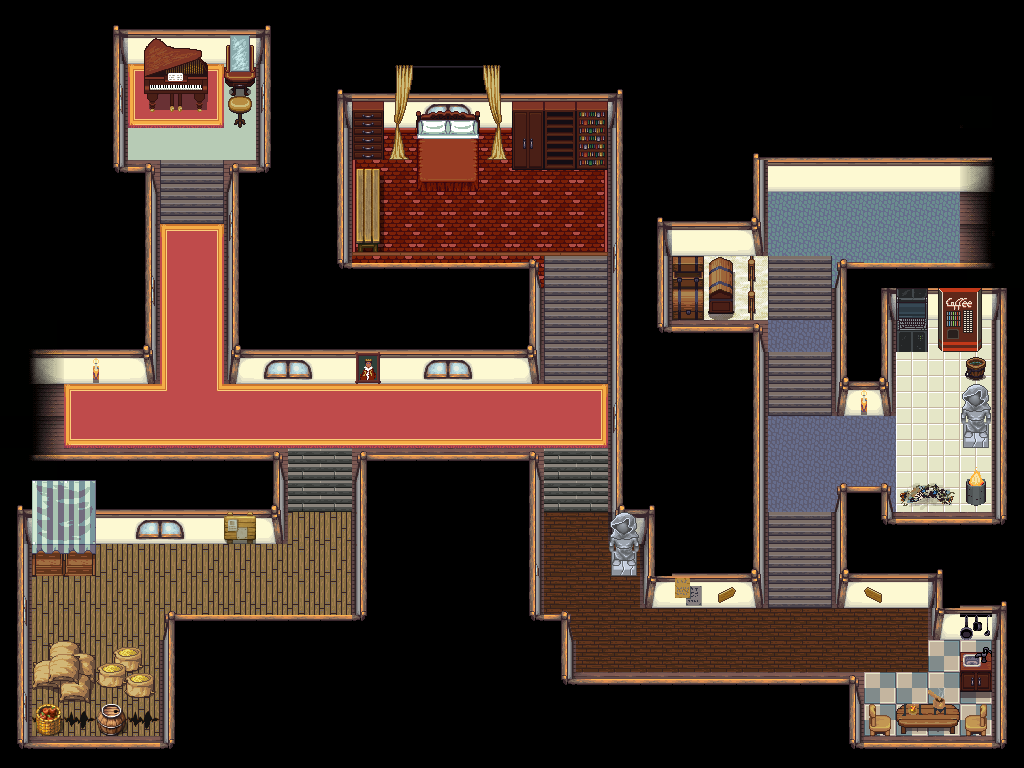

The image is a tile-based game level rendered from a .tmx file. Its description and source (layers, tilesets, objects; grid data summarised) follow:
An orthogonal 32x24 tile map with 32x32 px tiles, 2 tile layers (suelo, objetos), 9 tilesets.

<map version="1.2" tiledversion="1.2.3" orientation="orthogonal" renderorder="right-down" width="32" height="24" tilewidth="32" tileheight="32" infinite="0" nextlayerid="4" nextobjectid="1">
 <tileset firstgid="1" source="../resources_tsx/casa_madera.tsx" />
 <tileset firstgid="118" source="../resources_tsx/build_atlas.tsx" />
 <tileset firstgid="1142" source="../resources_tsx/city_outside.tsx" />
 <tileset firstgid="1574" source="../resources_tsx/city_inside.tsx" />
 <tileset firstgid="1958" source="../resources_tsx/house_interior.tsx" />
 <tileset firstgid="2214" source="../resources_tsx/obj_misk_atlas.tsx" />
 <tileset firstgid="3238" source="../resources_tsx/house_inside.tsx" />
 <tileset firstgid="3462" source="../resources_tsx/market.tsx" />
 <tileset firstgid="3718" source="../resources_tsx/cavern_ruins.tsx" />
 <layer id="1" name="suelo" width="32" height="24">
  <data>[768 cells, 767 non-empty, 76 distinct tile ids]</data>
 </layer>
 <layer id="2" name="objetos" width="32" height="24">
  <data>[768 cells, 299 non-empty, 128 distinct tile ids]</data>
 </layer>
</map>
